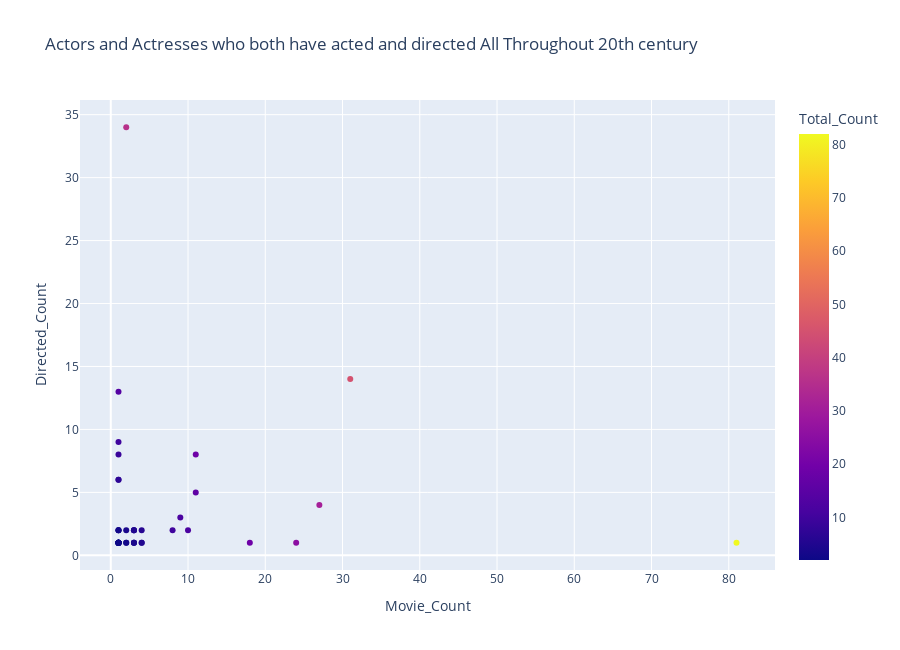

Write notebook code for a chart like this one.
### Markdown cell above
<a id='part4-10'></a>
### 4.10 Draw a Graph showing actors or actresses who both have acted and directed all throughout 20th century

### Code cell
movies20th_df_actor = movies20th_df.groupby(["Actor"])["Title"].count()
movies20th_df_actor = movies20th_df_actor.reset_index()
movies20th_df_actor = movies20th_df_actor.rename(columns={'Title':'Count'})
movies20th_df_actor.columns=['Cast','Count']

movies20th_df_actress = movies20th_df.groupby(["Actress"])["Title"].count()
movies20th_df_actress = movies20th_df_actress.reset_index()
movies20th_df_actress = movies20th_df_actress.rename(columns={'Title':'Count'})
movies20th_df_actress.columns=['Cast','Count']

cast_df =pd.concat([movies20th_df_actor,movies20th_df_actress])

movies20th_df_director = movies20th_df.groupby(["Director"])["Title"].count()
movies20th_df_director = movies20th_df_director.reset_index()
movies20th_df_director = movies20th_df_director.rename(columns={'Title':'Count'})
movies20th_df_director.columns=['Cast','Count']

cast_df = mergeDataFrame(cast_df, 
                    movies20th_df_director,  
                    'inner', 
                    ['Cast'], 
                    ['Cast'])

cast_df = cast_df.rename(columns={'Count_x':'Movie_Count',"Count_y": "Directed_Count"})
cast_df["Total_Count"] = cast_df["Movie_Count"] + cast_df["Directed_Count"]

fig = px.scatter(cast_df, 
             x='Movie_Count', 
             y='Directed_Count', 
             color='Total_Count',
             hover_data=['Cast'],    
             title='Actors and Actresses who both have acted and directed All Throughout 20th century',
             height = 650
            )

pio.write_image(fig, "images/image11.png") 
fig.show()

### Figure 1 — Plotly figure (JSON) as saved in the notebook; plotly's stock layout.template omitted (floating-point values rounded to 4 significant figures)
{"data": [{"customdata": [["Adolphson Edvin"], ["Alda Alan"], ["Allen Woody"], ["Beatty Warren"], ["Benjamin Richard"], ["Brando Marlon"], ["Brooks Albert"], ["Brooks Mel"], ["Cassavetes John"], ["Chaplin Charles"], ["Coppola Francis Ford"], ["Costner Kevin"], ["Cronenberg David"], ["De Sica Vittorio"], ["DeVito Danny"], ["Depardieu Gérard"], ["Douglas Kirk"], ["Eastwood Clint"], ["Estevez Emilio"], ["Heston Charlton"], ["Hitchcock Alfred"], ["Hopper Dennis"], ["Howard Ron"], ["Huston John"], ["Jaglom Henry"], ["Keach James"], ["King Stephen"], ["Lynch David"], ["Murphy Eddie"], ["Newman Paul"], ["Olmos Edward James"], ["Poitier Sidney"], ["Reed Jerry"], ["Reiner Carl"], ["Serious Yahoo"], ["Stockwell John"], ["Wayne John"], ["Welles Orson"], ["Wilder Gene"], ["Winkler Henry"], ["Cannon Dyan"], ["Locke Sondra"], ["Streisand Barbra"]], "hoverlabel": {"namelength": 0}, "hovertemplate": "Movie_Count=%{x}<br>Directed_Count=%{y}<br>Cast=%{customdata[0]}<br>Total_Count=%{marker.color}", "legendgroup": "", "marker": {"color": [3, 4, 19, 5, 2, 25, 2, 3, 2, 2, 14, 5, 9, 7, 4, 19, 5, 45, 4, 4, 36, 16, 3, 10, 2, 2, 2, 7, 12, 31, 2, 5, 2, 3, 2, 2, 82, 12, 10, 2, 3, 6, 5], "coloraxis": "coloraxis", "symbol": "circle"}, "mode": "markers", "name": "", "showlegend": false, "type": "scatter", "x": [2, 2, 11, 3, 1, 24, 1, 1, 1, 1, 1, 3, 1, 1, 3, 18, 4, 31, 3, 3, 2, 11, 1, 1, 1, 1, 1, 1, 10, 27, 1, 3, 1, 1, 1, 1, 81, 9, 8, 1, 2, 4, 4], "xaxis": "x", "y": [1, 2, 8, 2, 1, 1, 1, 2, 1, 1, 13, 2, 8, 6, 1, 1, 1, 14, 1, 1, 34, 5, 2, 9, 1, 1, 1, 6, 2, 4, 1, 2, 1, 2, 1, 1, 1, 3, 2, 1, 1, 2, 1], "yaxis": "y"}], "layout": {"coloraxis": {"colorbar": {"title": {"text": "Total_Count"}}, "colorscale": [[0, "#0d0887"], [0.1111, "#46039f"], [0.2222, "#7201a8"], [0.3333, "#9c179e"], [0.4444, "#bd3786"], [0.5556, "#d8576b"], [0.6667, "#ed7953"], [0.7778, "#fb9f3a"], [0.8889, "#fdca26"], [1, "#f0f921"]]}, "height": 650, "legend": {"tracegroupgap": 0}, "title": {"text": "Actors and Actresses who both have acted and directed All Throughout 20th century"}, "xaxis": {"anchor": "y", "domain": [0, 1], "title": {"text": "Movie_Count"}}, "yaxis": {"anchor": "x", "domain": [0, 1], "title": {"text": "Directed_Count"}}}}
